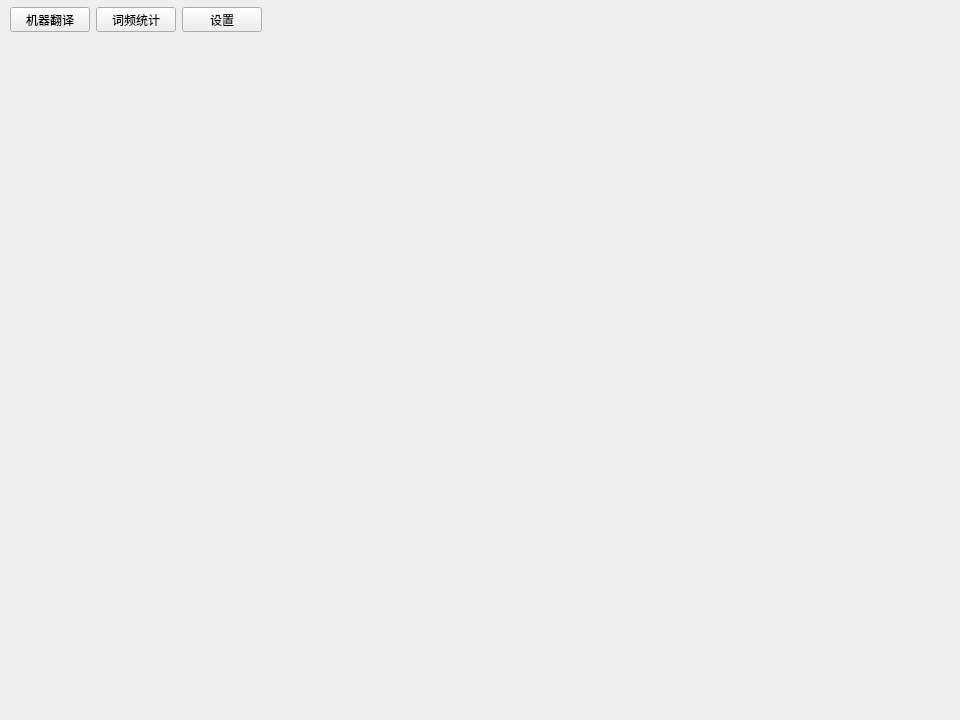
<?xml version="1.0" encoding="UTF-8"?>
<ui version="4.0">
 <class>Menu</class>
 <widget class="QWidget" name="Menu">
  <property name="geometry">
   <rect>
    <x>0</x>
    <y>0</y>
    <width>960</width>
    <height>720</height>
   </rect>
  </property>
  <property name="sizePolicy">
   <sizepolicy hsizetype="Preferred" vsizetype="MinimumExpanding">
    <horstretch>0</horstretch>
    <verstretch>0</verstretch>
   </sizepolicy>
  </property>
  <property name="windowTitle">
   <string>Form</string>
  </property>
  <widget class="QWidget" name="menuWidget" native="true">
   <property name="geometry">
    <rect>
     <x>10</x>
     <y>0</y>
     <width>960</width>
     <height>40</height>
    </rect>
   </property>
   <property name="minimumSize">
    <size>
     <width>0</width>
     <height>40</height>
    </size>
   </property>
   <property name="maximumSize">
    <size>
     <width>16777215</width>
     <height>40</height>
    </size>
   </property>
   <layout class="QHBoxLayout" name="horizontalLayout">
    <item>
     <widget class="QPushButton" name="machineTranslateButton">
      <property name="sizePolicy">
       <sizepolicy hsizetype="Preferred" vsizetype="Preferred">
        <horstretch>0</horstretch>
        <verstretch>0</verstretch>
       </sizepolicy>
      </property>
      <property name="minimumSize">
       <size>
        <width>80</width>
        <height>25</height>
       </size>
      </property>
      <property name="maximumSize">
       <size>
        <width>80</width>
        <height>25</height>
       </size>
      </property>
      <property name="text">
       <string>机器翻译</string>
      </property>
     </widget>
    </item>
    <item>
     <widget class="QPushButton" name="wordCountButton">
      <property name="sizePolicy">
       <sizepolicy hsizetype="Preferred" vsizetype="Preferred">
        <horstretch>0</horstretch>
        <verstretch>0</verstretch>
       </sizepolicy>
      </property>
      <property name="minimumSize">
       <size>
        <width>80</width>
        <height>25</height>
       </size>
      </property>
      <property name="maximumSize">
       <size>
        <width>80</width>
        <height>25</height>
       </size>
      </property>
      <property name="text">
       <string>词频统计</string>
      </property>
     </widget>
    </item>
    <item>
     <widget class="QPushButton" name="settingButton">
      <property name="sizePolicy">
       <sizepolicy hsizetype="Preferred" vsizetype="Preferred">
        <horstretch>0</horstretch>
        <verstretch>0</verstretch>
       </sizepolicy>
      </property>
      <property name="minimumSize">
       <size>
        <width>80</width>
        <height>25</height>
       </size>
      </property>
      <property name="maximumSize">
       <size>
        <width>80</width>
        <height>25</height>
       </size>
      </property>
      <property name="text">
       <string>设置</string>
      </property>
     </widget>
    </item>
    <item>
     <spacer name="horizontalSpacer">
      <property name="orientation">
       <enum>Qt::Horizontal</enum>
      </property>
      <property name="sizeHint" stdset="0">
       <size>
        <width>40</width>
        <height>20</height>
       </size>
      </property>
     </spacer>
    </item>
   </layout>
  </widget>
 </widget>
 <resources/>
 <connections/>
</ui>
